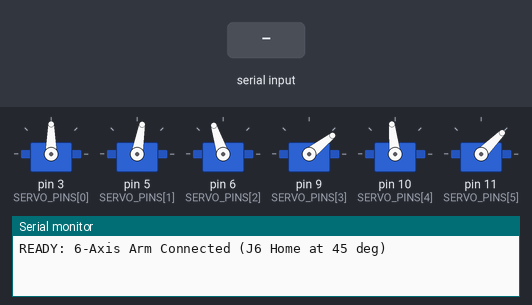
Recording of a sketch running on a simulated Arduino Uno, built with avr-gcc and run on an emulated ATmega328P. Parts: 6 × servo, the last lines printed to the serial monitor. Inputs (shaded band) come from the test bench.

Above: at 1.2 s.
1.3 s: "MOVE 1\n" received over Serial
At 4.0 s:
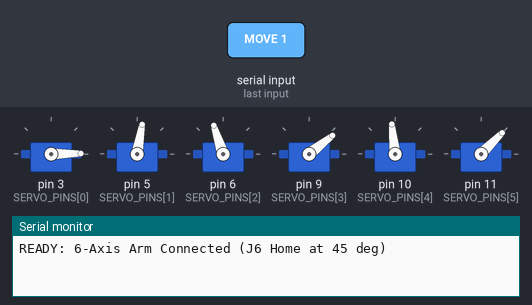
4.3 s: "MOVE 150\n" received over Serial
At 7.17 s:
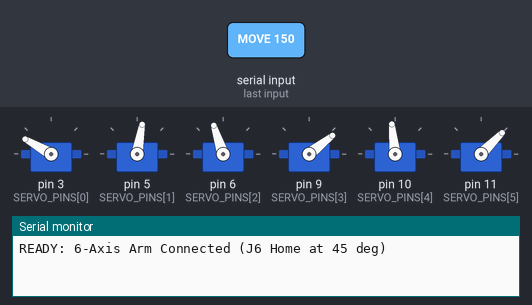
7.3 s: "HOME 1\n" received over Serial
At 7.84 s:
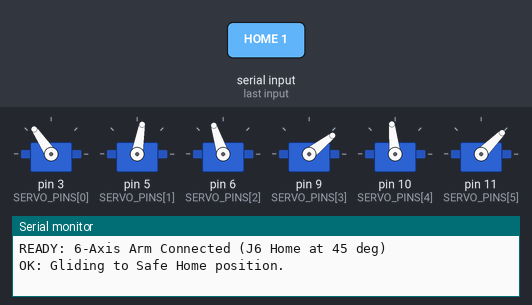
Timing chart, 0 to 10.3 s (numbered marks = the images above; inputs shaded):
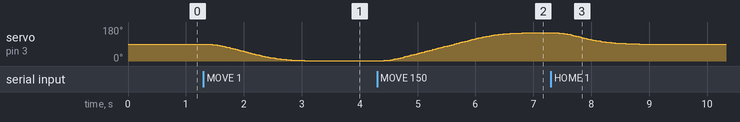

Measured:
- after the input at 1.3 s, servo on pin 3 (SERVO_PINS[0]): moves from 90° to 1° over 1.8 s, starting after 0.07 s
- after the input at 4.3 s, servo on pin 3 (SERVO_PINS[0]): moves from 1° to 150° over 2.6 s, starting after 0.09 s
- after the input at 7.3 s, servo on pin 3 (SERVO_PINS[0]): moves from 150° to 90° over 1.4 s, starting after 0.09 s

The sketch:

arm_controller.ino
```cpp
/*
  =============================================================================
  6-Axis Robot Arm Controller Firmware with PID Smooth Motion Engine
  =============================================================================
  Safe Home Position:
    - J1 (Base):         90.0°  (Range: 0° to 180°)
    - J2 (Shoulder):     80.0°  (Range: 0° to 180°)
    - J3 (Elbow):        108.0° (Range: 0° to 180°)
    - J4 (Wrist Pitch):  38.0°  (Range: 0° to 180°)
    - J5 (Wrist Roll):   96.0°  (Range: 0° to 180°)
    - J6 (Gripper):      45.0°  (Range: 40° to 100° strictly locked)

  Features:
    - Active PID trajectory smoothing & critically damped deceleration
    - Velocity and acceleration limiting (protects J2 shoulder and J6 gripper)
    - Sub-degree 2000-step microsecond resolution (zero stepping chatter)
    - Compatible with: axis.py
    - Baud rate: 115200
  =============================================================================
*/

#include <Servo.h>

const int NUM_JOINTS = 6;
const int SERVO_PINS[NUM_JOINTS] = {3, 5, 6, 9, 10, 11};

// Servo objects
Servo joints[NUM_JOINTS];

// Microsecond pulse calibration (500us - 2500us for full range)
const int SERVO_MIN_US = 500;
const int SERVO_MAX_US = 2500;

// Individual joint angle limits: J6 is clamped to 40° - 100°
const float JOINT_MIN_DEG[NUM_JOINTS] = {0.0,   0.0,   0.0,   0.0,   0.0,   40.0};
const float JOINT_MAX_DEG[NUM_JOINTS] = {180.0, 180.0, 180.0, 180.0, 180.0, 100.0};

// Safe Home Position per Joint: [J1, J2, J3, J4, J5, J6 (45.0°)]
const float HOME_POS_DEG[NUM_JOINTS] = {90.0f, 80.0f, 108.0f, 38.0f, 96.0f, 45.0f};

// PID Controller Structure per Joint
struct PIDController {
  float target;         // Setpoint from GUI (degrees)
  float current;        // Current filtered output (degrees)
  float velocity;       // Current velocity (deg/sec)
  float integral;       // Error integral
  float Kp;             // Proportional gain (pull towards target)
  float Ki;             // Integral gain (steady state accuracy)
  float Kd;             // Derivative gain (damping / anti-overshoot)
  float baseMaxVel;     // Base maximum velocity (deg/sec)
  float baseMaxAccel;   // Base maximum acceleration (deg/sec^2)
  float maxVel;         // Active maximum velocity (deg/sec)
  float maxAccel;       // Active maximum acceleration (deg/sec^2)
};

PIDController pid[NUM_JOINTS];

// Speed multiplier (0.1 to 1.0)
float speedScale = 0.65f; // 65% default (smooth & gentle)

unsigned long lastPIDUpdate = 0;
bool emergencyStopped = false;

// Serial receive buffer
const int BUF_SIZE = 128;
char rxBuffer[BUF_SIZE];
int rxIndex = 0;

void setSpeedScale(float scale) {
  speedScale = constrain(scale, 0.1f, 1.0f);
  for (int i = 0; i < NUM_JOINTS; i++) {
    pid[i].maxVel = pid[i].baseMaxVel * speedScale;
    pid[i].maxAccel = pid[i].baseMaxAccel * speedScale;
  }
}

void initPID() {
  // Base parameters: {Kp, Ki, Kd, baseMaxVel, baseMaxAccel}
  float params[NUM_JOINTS][5] = {
    // Kp,   Ki,   Kd,   maxVel, maxAccel
    {12.0,  0.2,  6.0,  120.0,  300.0},  // J1: Base Turntable
    { 9.0,  0.3,  6.5,   70.0,  160.0},  // J2: Shoulder (Heavy load - ultra smooth)
    {10.0,  0.2,  5.5,   90.0,  220.0},  // J3: Elbow
    {12.0,  0.2,  5.0,  140.0,  350.0},  // J4: Wrist Pitch
    {12.0,  0.2,  5.0,  140.0,  350.0},  // J5: Wrist Roll
    {14.0,  0.2,  5.0,  120.0,  350.0}   // J6: Gripper (Safe 40°–100°)
  };

  for (int i = 0; i < NUM_JOINTS; i++) {
    pid[i].target       = HOME_POS_DEG[i];  // Start at Safe Home Position
    pid[i].current      = HOME_POS_DEG[i];
    pid[i].velocity     = 0.0f;
    pid[i].integral     = 0.0f;
    pid[i].Kp           = params[i][0];
    pid[i].Ki           = params[i][1];
    pid[i].Kd           = params[i][2];
    pid[i].baseMaxVel   = params[i][3];
    pid[i].baseMaxAccel = params[i][4];
  }
  setSpeedScale(speedScale);
}

void setup() {
  Serial.begin(115200);
  while (!Serial) {
    ; // Wait for native USB if using Leonardo/Micro
  }

  initPID();

  // Attach servos with extended pulse width and start at Safe Home Position
  for (int i = 0; i < NUM_JOINTS; i++) {
    joints[i].attach(SERVO_PINS[i], SERVO_MIN_US, SERVO_MAX_US);
    float ratio = HOME_POS_DEG[i] / 180.0f;
    int pulseUs = (int)round(SERVO_MIN_US + ratio * (SERVO_MAX_US - SERVO_MIN_US));
    joints[i].writeMicroseconds(pulseUs);
  }

  lastPIDUpdate = millis();
  Serial.println("READY: 6-Axis Arm Connected (J6 Home at 45 deg)");
}

void loop() {
  // 1. Process serial commands
  readSerialData();

  // 2. Continuous 100Hz PID Motion Smoothing Loop
  updatePIDMotion();
}

void readSerialData() {
  while (Serial.available() > 0) {
    char c = (char)Serial.read();

    if (c == '\r') continue;

    if (c == '\n') {
      if (rxIndex > 0) {
        rxBuffer[rxIndex] = '\0';
        handleCommand(rxBuffer);
        rxIndex = 0;
      }
    } else {
      if (rxIndex < BUF_SIZE - 1) {
        rxBuffer[rxIndex++] = c;
      } else {
        rxIndex = 0;
      }
    }
  }
}

void handleCommand(char* cmd) {
  while (*cmd == ' ') cmd++; // Trim leading whitespace

  // 1. HOME COMMAND: Smoothly glides all joints to Safe Home Position
  if (strncmp(cmd, "HOME", 4) == 0) {
    emergencyStopped = false;
    for (int i = 0; i < NUM_JOINTS; i++) {
      pid[i].target = HOME_POS_DEG[i];
    }
    Serial.println("OK: Gliding to Safe Home position.");
    return;
  }

  // 2. SPEED COMMAND: "SPEED <10-100>"
  if (strncmp(cmd, "SPEED", 5) == 0) {
    int spd = atoi(cmd + 5);
    if (spd >= 10 && spd <= 100) {
      setSpeedScale(spd / 100.0f);
      Serial.print("OK: Speed set to ");
      Serial.print(spd);
      Serial.println("%");
    }
    return;
  }

  // 3. EMERGENCY STOP
  if (strncmp(cmd, "STOP", 4) == 0) {
    emergencyStopped = true;
    for (int i = 0; i < NUM_JOINTS; i++) {
      pid[i].target = pid[i].current;
      pid[i].velocity = 0.0f;
      pid[i].integral = 0.0f;
    }
    Serial.println("STOP: Arm halted.");
    return;
  }

  // 4. MOVE COMMAND: "MOVE j1,j2,j3,j4,j5,j6"
  if (strncmp(cmd, "MOVE", 4) == 0) {
    if (emergencyStopped) {
      emergencyStopped = false;
    }

    char* data = cmd + 4;
    while (*data == ' ') data++;

    float parsedAngle;
    int count = 0;

    char* token = strtok(data, ",");
    while (token != NULL && count < NUM_JOINTS) {
      parsedAngle = atof(token);

      // Clamp target within safe mechanical limits (J6 strictly clamped 40°–100°)
      if (parsedAngle < JOINT_MIN_DEG[count]) parsedAngle = JOINT_MIN_DEG[count];
      if (parsedAngle > JOINT_MAX_DEG[count]) parsedAngle = JOINT_MAX_DEG[count];

      // Update PID setpoint
      pid[count].target = parsedAngle;

      count++;
      token = strtok(NULL, ",");
    }

    return;
  }

  Serial.print("ERR: Unknown command: ");
  Serial.println(cmd);
}

// 100 Hz PID Trajectory Smoothing & Deceleration Control
void updatePIDMotion() {
  if (emergencyStopped) return;

  unsigned long now = millis();
  unsigned long elapsedMs = now - lastPIDUpdate;

  // Run at fixed 10 ms interval (100 Hz)
  if (elapsedMs < 10) return;

  float dt = elapsedMs / 1000.0f;
  lastPIDUpdate = now;

  for (int i = 0; i < NUM_JOINTS; i++) {
    float error = pid[i].target - pid[i].current;

    // Deadband threshold: if within 0.1 degree and nearly stopped, freeze
    if (fabs(error) < 0.10f && fabs(pid[i].velocity) < 0.4f) {
      pid[i].velocity = 0.0f;
      pid[i].integral = 0.0f;
      continue;
    }

    // Accumulate integral error with anti-windup clamping
    pid[i].integral += error * dt;
    pid[i].integral = constrain(pid[i].integral, -12.0f, 12.0f);

    // Derivative on measurement: -velocity dampens oscillations cleanly
    float derivative = -pid[i].velocity;

    // Calculate desired acceleration from PID
    float desiredAccel = (pid[i].Kp * error) + (pid[i].Ki * pid[i].integral) + (pid[i].Kd * derivative);

    // Limit acceleration to prevent sudden torque spikes on servos
    desiredAccel = constrain(desiredAccel, -pid[i].maxAccel, pid[i].maxAccel);

    // Update velocity
    pid[i].velocity += desiredAccel * dt;
    pid[i].velocity = constrain(pid[i].velocity, -pid[i].maxVel, pid[i].maxVel);

    // Update position
    pid[i].current += pid[i].velocity * dt;
    pid[i].current = constrain(pid[i].current, JOINT_MIN_DEG[i], JOINT_MAX_DEG[i]);

    // Convert angle to microsecond pulse with sub-degree micro-stepping
    float ratio = pid[i].current / 180.0f;
    int pulseUs = (int)round(SERVO_MIN_US + ratio * (SERVO_MAX_US - SERVO_MIN_US));
    joints[i].writeMicroseconds(pulseUs);
  }
}
```
